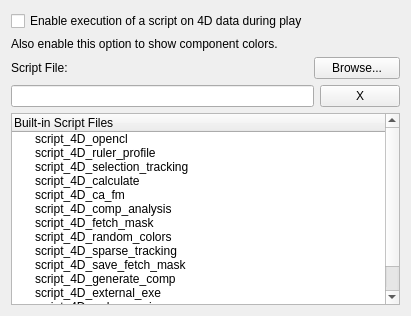
            <widget class="QWidget" name="fourD_Script">
             <attribute name="title">
              <string>4D Script</string>
             </attribute>
             <layout class="QGridLayout" name="gridLayout_19">
              <item row="0" column="0">
               <layout class="QGridLayout" name="gridLayout_13">
                <item row="0" column="0">
                 <widget class="QCheckBox" name="four_enableCheckBox">
                  <property name="text">
                   <string>Enable execution of a script on 4D data during play</string>
                  </property>
                 </widget>
                </item>
                <item row="1" column="0">
                 <widget class="QLabel" name="label_20">
                  <property name="text">
                   <string>Also enable this option to show component colors.</string>
                  </property>
                 </widget>
                </item>
                <item row="2" column="0">
                 <widget class="QLabel" name="label_21">
                  <property name="text">
                   <string>Script File:</string>
                  </property>
                 </widget>
                </item>
                <item row="2" column="1" colspan="2">
                 <widget class="QPushButton" name="four_browseButton">
                  <property name="text">
                   <string>Browse...</string>
                  </property>
                 </widget>
                </item>
                <item row="3" column="0" colspan="2">
                 <widget class="QLineEdit" name="four_lineEdit"/>
                </item>
                <item row="3" column="2">
                 <widget class="QPushButton" name="four_xButton">
                  <property name="text">
                   <string>X</string>
                  </property>
                 </widget>
                </item>
                <item row="4" column="0" colspan="3">
                 <widget class="QTreeWidget" name="four_treeWidget">
                  <column>
                   <property name="text">
                    <string>Built-in Script Files</string>
                   </property>
                  </column>
                  <item>
                   <property name="text">
                    <string>script_4D_opencl</string>
                   </property>
                  </item>
                  <item>
                   <property name="text">
                    <string>script_4D_ruler_profile</string>
                   </property>
                  </item>
                  <item>
                   <property name="text">
                    <string>script_4D_selection_tracking</string>
                   </property>
                  </item>
                  <item>
                   <property name="text">
                    <string>script_4D_calculate</string>
                   </property>
                  </item>
                  <item>
                   <property name="text">
                    <string>script_4D_ca_fm</string>
                   </property>
                  </item>
                  <item>
                   <property name="text">
                    <string>script_4D_comp_analysis</string>
                   </property>
                  </item>
                  <item>
                   <property name="text">
                    <string>script_4D_fetch_mask</string>
                   </property>
                  </item>
                  <item>
                   <property name="text">
                    <string>script_4D_random_colors</string>
                   </property>
                  </item>
                  <item>
                   <property name="text">
                    <string>script_4D_sparse_tracking</string>
                   </property>
                  </item>
                  <item>
                   <property name="text">
                    <string>script_4D_save_fetch_mask</string>
                   </property>
                  </item>
                  <item>
                   <property name="text">
                    <string>script_4D_generate_comp</string>
                   </property>
                  </item>
                  <item>
                   <property name="text">
                    <string>script_4D_external_exe</string>
                   </property>
                  </item>
                  <item>
                   <property name="text">
                    <string>script_4D_reduce_noise</string>
                   </property>
                  </item>
                  <item>
                   <property name="text">
                    <string>script_4D_separate_channels</string>
                   </property>
                  </item>
                 </widget>
                </item>
               </layout>
              </item>
             </layout>
            </widget>
